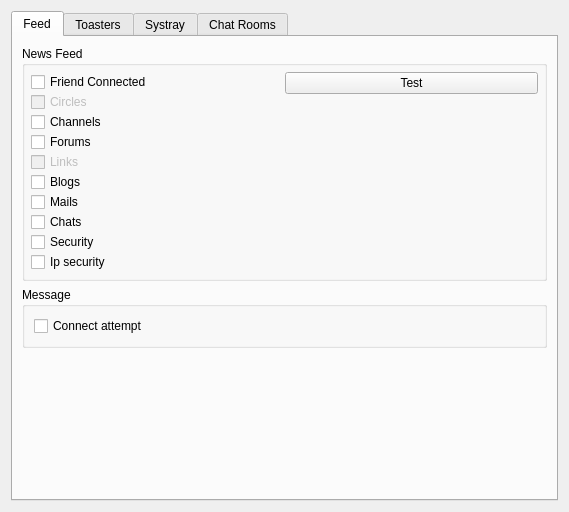
<?xml version="1.0" encoding="UTF-8"?>
<ui version="4.0">
 <class>NotifyPage</class>
 <widget class="QWidget" name="NotifyPage">
  <property name="geometry">
   <rect>
    <x>0</x>
    <y>0</y>
    <width>569</width>
    <height>512</height>
   </rect>
  </property>
  <layout class="QVBoxLayout" name="NotifyPageVLayout">
   <item>
    <widget class="QTabWidget" name="tabWidget">
     <property name="currentIndex">
      <number>0</number>
     </property>
     <widget class="QWidget" name="tabFeed">
      <attribute name="title">
       <string>Feed</string>
      </attribute>
      <layout class="QVBoxLayout" name="tabFeedVLayout">
       <item>
        <widget class="QGroupBox" name="newsFeedGroupBox">
         <property name="title">
          <string>News Feed</string>
         </property>
         <layout class="QHBoxLayout" name="notify_ForumNewMsgHLayout">
          <property name="spacing">
           <number>0</number>
          </property>
          <property name="leftMargin">
           <number>6</number>
          </property>
          <property name="topMargin">
           <number>6</number>
          </property>
          <property name="rightMargin">
           <number>6</number>
          </property>
          <property name="bottomMargin">
           <number>6</number>
          </property>
          <item>
           <layout class="QVBoxLayout" name="notify_VLayout">
            <item>
             <widget class="QCheckBox" name="notify_Peers">
              <property name="text">
               <string>Friend Connected</string>
              </property>
             </widget>
            </item>
            <item>
             <widget class="QCheckBox" name="notify_Circles">
              <property name="enabled">
               <bool>false</bool>
              </property>
              <property name="text">
               <string>Circles</string>
              </property>
             </widget>
            </item>
            <item>
             <widget class="QCheckBox" name="notify_Channels">
              <property name="text">
               <string>Channels</string>
              </property>
             </widget>
            </item>
            <item>
             <widget class="QCheckBox" name="notify_Forums">
              <property name="text">
               <string>Forums</string>
              </property>
             </widget>
            </item>
            <item>
             <widget class="QCheckBox" name="notify_Posted">
              <property name="enabled">
               <bool>false</bool>
              </property>
              <property name="text">
               <string>Links</string>
              </property>
             </widget>
            </item>
            <item>
             <widget class="QCheckBox" name="notify_Blogs">
              <property name="enabled">
               <bool>true</bool>
              </property>
              <property name="text">
               <string>Blogs</string>
              </property>
             </widget>
            </item>
            <item>
             <widget class="QCheckBox" name="notify_Messages">
              <property name="text">
               <string>Mails</string>
              </property>
             </widget>
            </item>
            <item>
             <widget class="QCheckBox" name="notify_Chat">
              <property name="text">
               <string>Chats</string>
              </property>
             </widget>
            </item>
            <item>
             <widget class="QCheckBox" name="notify_Security">
              <property name="text">
               <string>Security</string>
              </property>
             </widget>
            </item>
            <item>
             <widget class="QCheckBox" name="notify_SecurityIp">
              <property name="text">
               <string>Ip security</string>
              </property>
             </widget>
            </item>
            <item>
             <layout class="QVBoxLayout" name="feedLayout"/>
            </item>
           </layout>
          </item>
          <item>
           <layout class="QVBoxLayout" name="testFeedVLayout">
            <item>
             <widget class="QPushButton" name="testFeedButton">
              <property name="text">
               <string>Test</string>
              </property>
             </widget>
            </item>
            <item>
             <spacer name="testFeedVSpacer">
              <property name="orientation">
               <enum>Qt::Vertical</enum>
              </property>
              <property name="sizeHint" stdset="0">
               <size>
                <width>20</width>
                <height>40</height>
               </size>
              </property>
             </spacer>
            </item>
           </layout>
          </item>
         </layout>
        </widget>
       </item>
       <item>
        <widget class="QGroupBox" name="messageGroupBox">
         <property name="title">
          <string>Message</string>
         </property>
         <layout class="QVBoxLayout" name="messageGroupBoxVLayout">
          <item>
           <widget class="QCheckBox" name="message_ConnectAttempt">
            <property name="text">
             <string>Connect attempt</string>
            </property>
           </widget>
          </item>
         </layout>
        </widget>
       </item>
       <item>
        <spacer name="tabFeedVSpacer">
         <property name="orientation">
          <enum>Qt::Vertical</enum>
         </property>
         <property name="sizeHint" stdset="0">
          <size>
           <width>20</width>
           <height>40</height>
          </size>
         </property>
        </spacer>
       </item>
      </layout>
     </widget>
     <widget class="QWidget" name="tabToasters">
      <attribute name="title">
       <string>Toasters</string>
      </attribute>
      <layout class="QVBoxLayout" name="tabToastersVLayout">
       <item>
        <widget class="QPushButton" name="pushButtonDisableAll">
         <property name="toolTip">
          <string>Disable All Toaster temporarily</string>
         </property>
         <property name="text">
          <string>Disable All Toasters</string>
         </property>
         <property name="checkable">
          <bool>true</bool>
         </property>
        </widget>
       </item>
       <item>
        <widget class="QGroupBox" name="toasterGroupBox">
         <property name="title">
          <string>Toasters</string>
         </property>
         <layout class="QVBoxLayout" name="toasterGroupBoxVLayout">
          <property name="leftMargin">
           <number>9</number>
          </property>
          <property name="topMargin">
           <number>9</number>
          </property>
          <item>
           <layout class="QHBoxLayout" name="popup_HLayout">
            <item>
             <layout class="QVBoxLayout" name="popupVLayout">
              <item>
               <widget class="QCheckBox" name="popup_Connect">
                <property name="text">
                 <string>Friend Connect</string>
                </property>
               </widget>
              </item>
              <item>
               <widget class="QCheckBox" name="popup_NewMsg">
                <property name="text">
                 <string>New Message</string>
                </property>
               </widget>
              </item>
              <item>
               <widget class="QCheckBox" name="popup_DownloadFinished">
                <property name="text">
                 <string>Download completed</string>
                </property>
               </widget>
              </item>
              <item>
               <widget class="QCheckBox" name="popup_PrivateChat">
                <property name="text">
                 <string>Private Chat</string>
                </property>
               </widget>
              </item>
              <item>
               <widget class="QCheckBox" name="popup_GroupChat">
                <property name="text">
                 <string>Group Chat</string>
                </property>
               </widget>
              </item>
              <item>
               <widget class="QCheckBox" name="popup_ChatLobby">
                <property name="text">
                 <string>Chat Room</string>
                </property>
               </widget>
              </item>
              <item>
               <widget class="QCheckBox" name="popup_ConnectAttempt">
                <property name="text">
                 <string>Connect attempt</string>
                </property>
               </widget>
              </item>
              <item>
               <layout class="QVBoxLayout" name="toasterLayout"/>
              </item>
             </layout>
            </item>
            <item>
             <layout class="QVBoxLayout" name="testToasterVLayout">
              <item>
               <widget class="QPushButton" name="testToasterButton">
                <property name="text">
                 <string>Test</string>
                </property>
               </widget>
              </item>
              <item>
               <spacer name="testToasterVSpacer">
                <property name="orientation">
                 <enum>Qt::Vertical</enum>
                </property>
                <property name="sizeHint" stdset="0">
                 <size>
                  <width>20</width>
                  <height>40</height>
                 </size>
                </property>
               </spacer>
              </item>
             </layout>
            </item>
           </layout>
          </item>
          <item>
           <layout class="QGridLayout" name="positionGLayout">
            <item row="1" column="0">
             <widget class="QLabel" name="labelToasterPosition">
              <property name="sizePolicy">
               <sizepolicy hsizetype="Minimum" vsizetype="Preferred">
                <horstretch>0</horstretch>
                <verstretch>0</verstretch>
               </sizepolicy>
              </property>
              <property name="text">
               <string>Position</string>
              </property>
             </widget>
            </item>
            <item row="1" column="1" colspan="3">
             <widget class="QComboBox" name="comboBoxToasterPosition">
              <property name="sizePolicy">
               <sizepolicy hsizetype="MinimumExpanding" vsizetype="Fixed">
                <horstretch>0</horstretch>
                <verstretch>0</verstretch>
               </sizepolicy>
              </property>
             </widget>
            </item>
            <item row="2" column="0">
             <widget class="QLabel" name="labelToasterXMargin">
              <property name="sizePolicy">
               <sizepolicy hsizetype="Minimum" vsizetype="Preferred">
                <horstretch>0</horstretch>
                <verstretch>0</verstretch>
               </sizepolicy>
              </property>
              <property name="text">
               <string>X Margin</string>
              </property>
             </widget>
            </item>
            <item row="2" column="1">
             <widget class="QSpinBox" name="spinBoxToasterXMargin">
              <property name="sizePolicy">
               <sizepolicy hsizetype="Fixed" vsizetype="Fixed">
                <horstretch>0</horstretch>
                <verstretch>0</verstretch>
               </sizepolicy>
              </property>
              <property name="maximum">
               <number>20</number>
              </property>
             </widget>
            </item>
            <item row="2" column="2">
             <widget class="QLabel" name="labelToasterYMargin">
              <property name="sizePolicy">
               <sizepolicy hsizetype="Minimum" vsizetype="Preferred">
                <horstretch>0</horstretch>
                <verstretch>0</verstretch>
               </sizepolicy>
              </property>
              <property name="text">
               <string>Y Margin</string>
              </property>
             </widget>
            </item>
            <item row="2" column="3">
             <widget class="QSpinBox" name="spinBoxToasterYMargin">
              <property name="sizePolicy">
               <sizepolicy hsizetype="Fixed" vsizetype="Fixed">
                <horstretch>0</horstretch>
                <verstretch>0</verstretch>
               </sizepolicy>
              </property>
              <property name="maximum">
               <number>20</number>
              </property>
             </widget>
            </item>
           </layout>
          </item>
          <item>
           <spacer name="tabToastersVSpacer">
            <property name="orientation">
             <enum>Qt::Vertical</enum>
            </property>
            <property name="sizeHint" stdset="0">
             <size>
              <width>20</width>
              <height>40</height>
             </size>
            </property>
           </spacer>
          </item>
         </layout>
        </widget>
       </item>
      </layout>
     </widget>
     <widget class="QWidget" name="tabSystray">
      <attribute name="title">
       <string>Systray</string>
      </attribute>
      <layout class="QVBoxLayout" name="tabSystrayVLayout">
       <item>
        <widget class="QGroupBox" name="trayNotifyGroupBox">
         <property name="title">
          <string>Systray Icon</string>
         </property>
         <layout class="QVBoxLayout" name="verticalLayout_5">
          <item>
           <layout class="QGridLayout" name="notifyLayout"/>
          </item>
         </layout>
        </widget>
       </item>
       <item>
        <widget class="QGroupBox" name="systrayMessageGroupBox">
         <property name="title">
          <string>Systray message</string>
         </property>
         <layout class="QVBoxLayout" name="verticalLayout_2">
          <item>
           <widget class="QCheckBox" name="systray_GroupChat">
            <property name="text">
             <string>Group chat</string>
            </property>
           </widget>
          </item>
          <item>
           <widget class="QCheckBox" name="systray_ChatLobby">
            <property name="text">
             <string>Chat rooms</string>
            </property>
           </widget>
          </item>
         </layout>
        </widget>
       </item>
       <item>
        <spacer name="tabSystrayVSpacer">
         <property name="orientation">
          <enum>Qt::Vertical</enum>
         </property>
         <property name="sizeHint" stdset="0">
          <size>
           <width>20</width>
           <height>40</height>
          </size>
         </property>
        </spacer>
       </item>
      </layout>
     </widget>
     <widget class="QWidget" name="tabChatLobbies">
      <attribute name="title">
       <string>Chat Rooms</string>
      </attribute>
      <layout class="QVBoxLayout" name="tabChatLobbiesVLayout">
       <item>
        <widget class="QCheckBox" name="chatLobbies_CountUnRead">
         <property name="text">
          <string>Count all unread messages</string>
         </property>
        </widget>
       </item>
       <item>
        <widget class="QCheckBox" name="chatLobbies_CheckNickName">
         <property name="text">
          <string>Count occurrences of my current identity</string>
         </property>
        </widget>
       </item>
       <item>
        <widget class="QCheckBox" name="chatLobbies_CountFollowingText">
         <property name="text">
          <string>Count occurrences of any of the following texts (separate by newlines):</string>
         </property>
        </widget>
       </item>
       <item>
        <widget class="QPlainTextEdit" name="chatLobbies_TextToNotify"/>
       </item>
       <item>
        <widget class="QCheckBox" name="chatLobbies_TextCaseSensitive">
         <property name="toolTip">
          <string>Checked, if the identity and the text above occurrences must be in the same case to trigger count.</string>
         </property>
         <property name="text">
          <string>Case sensitive</string>
         </property>
        </widget>
       </item>
       <item>
        <spacer name="tabChatLobbiesVSpacer">
         <property name="orientation">
          <enum>Qt::Vertical</enum>
         </property>
         <property name="sizeHint" stdset="0">
          <size>
           <width>20</width>
           <height>40</height>
          </size>
         </property>
        </spacer>
       </item>
      </layout>
     </widget>
    </widget>
   </item>
  </layout>
 </widget>
 <tabstops>
  <tabstop>tabWidget</tabstop>
  <tabstop>notify_Peers</tabstop>
  <tabstop>notify_Channels</tabstop>
  <tabstop>notify_Forums</tabstop>
  <tabstop>notify_Posted</tabstop>
  <tabstop>notify_Blogs</tabstop>
  <tabstop>notify_Messages</tabstop>
  <tabstop>notify_Chat</tabstop>
  <tabstop>notify_Security</tabstop>
  <tabstop>notify_SecurityIp</tabstop>
  <tabstop>message_ConnectAttempt</tabstop>
  <tabstop>testFeedButton</tabstop>
  <tabstop>popup_Connect</tabstop>
  <tabstop>popup_NewMsg</tabstop>
  <tabstop>popup_DownloadFinished</tabstop>
  <tabstop>popup_PrivateChat</tabstop>
  <tabstop>popup_GroupChat</tabstop>
  <tabstop>popup_ChatLobby</tabstop>
  <tabstop>popup_ConnectAttempt</tabstop>
  <tabstop>testToasterButton</tabstop>
  <tabstop>comboBoxToasterPosition</tabstop>
  <tabstop>spinBoxToasterXMargin</tabstop>
  <tabstop>spinBoxToasterYMargin</tabstop>
  <tabstop>systray_GroupChat</tabstop>
  <tabstop>systray_ChatLobby</tabstop>
  <tabstop>chatLobbies_CountUnRead</tabstop>
  <tabstop>chatLobbies_CheckNickName</tabstop>
  <tabstop>chatLobbies_CountFollowingText</tabstop>
  <tabstop>chatLobbies_TextToNotify</tabstop>
  <tabstop>pushButtonDisableAll</tabstop>
 </tabstops>
 <resources/>
 <connections/>
</ui>
